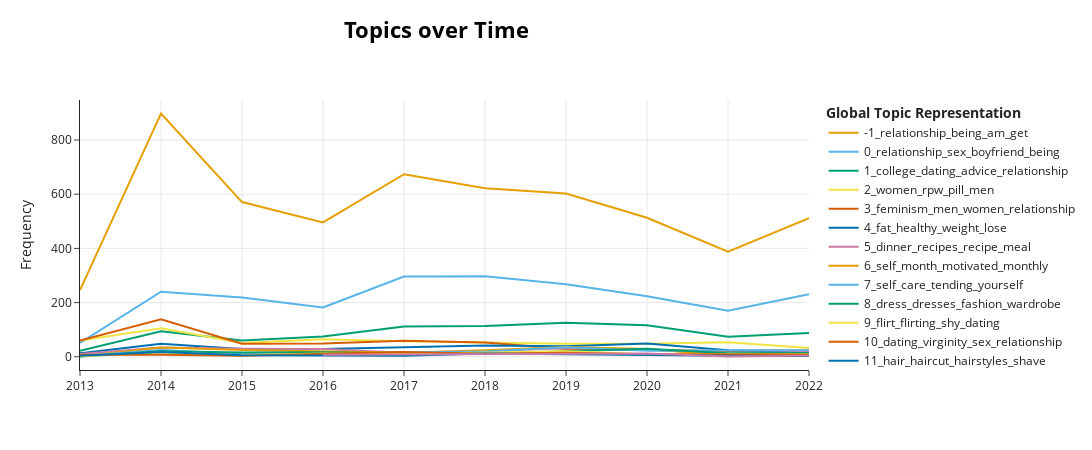

Notebook cell for this chart:
### Code cell
topic_model.visualize_topics_over_time(topics_over_time_yearly, topics=list(range(-1, 13)))

### Figure 1 — Plotly figure (JSON) as saved in the notebook; plotly's stock layout.template omitted (floating-point values rounded to 4 significant figures)
{"data": [{"hoverinfo": "text", "hovertext": ["<b>Topic -1</b><br>Words: relationship, being, sex, husband, men", "<b>Topic -1</b><br>Words: relationship, husband, love, get, being", "<b>Topic -1</b><br>Words: relationship, being, be, get, am", "<b>Topic -1</b><br>Words: relationship, being, love, am, what", "<b>Topic -1</b><br>Words: relationship, being, get, love, am", "<b>Topic -1</b><br>Words: relationship, being, love, am, been", "<b>Topic -1</b><br>Words: relationship, being, husband, am, feel", "<b>Topic -1</b><br>Words: relationship, love, being, am, get", "<b>Topic -1</b><br>Words: relationship, being, husband, sex, be", "<b>Topic -1</b><br>Words: relationship, husband, love, am, being"], "marker": {"color": "#E69F00"}, "mode": "lines", "name": "-1_relationship_being_am_get", "type": "scatter", "x": [2013, 2014, 2015, 2016, 2017, 2018, 2019, 2020, 2021, 2022], "y": [246, 898, 571, 496, 674, 622, 603, 513, 388, 512]}, {"hoverinfo": "text", "hovertext": ["<b>Topic 0</b><br>Words: relationship, sex, love, if, guy", "<b>Topic 0</b><br>Words: relationship, sex, together, husband, love", "<b>Topic 0</b><br>Words: relationship, boyfriend, advice, together, love", "<b>Topic 0</b><br>Words: relationship, advice, love, boyfriend, sex", "<b>Topic 0</b><br>Words: relationship, being, boyfriend, sex, together", "<b>Topic 0</b><br>Words: relationship, love, advice, boyfriend, together", "<b>Topic 0</b><br>Words: relationship, sex, boyfriend, being, love", "<b>Topic 0</b><br>Words: relationship, boyfriend, am, being, love", "<b>Topic 0</b><br>Words: relationship, advice, boyfriend, being, him", "<b>Topic 0</b><br>Words: relationship, sex, boyfriend, being, am"], "marker": {"color": "#56B4E9"}, "mode": "lines", "name": "0_relationship_sex_boyfriend_being", "type": "scatter", "x": [2013, 2014, 2015, 2016, 2017, 2018, 2019, 2020, 2021, 2022], "y": [51, 240, 219, 182, 296, 297, 268, 223, 170, 231]}, {"hoverinfo": "text", "hovertext": ["<b>Topic 1</b><br>Words: maturity, mature, dating, being, women", "<b>Topic 1</b><br>Words: college, relationship, being, dating, am", "<b>Topic 1</b><br>Words: dating, be, being, am, go", "<b>Topic 1</b><br>Words: dating, feminine, advice, relationship, college", "<b>Topic 1</b><br>Words: dating, advice, am, be, feminine", "<b>Topic 1</b><br>Words: advice, relationship, dating, be, being", "<b>Topic 1</b><br>Words: dating, relationship, advice, being, am", "<b>Topic 1</b><br>Words: feminine, being, dating, am, your", "<b>Topic 1</b><br>Words: dating, meet, being, feminine, be", "<b>Topic 1</b><br>Words: dating, advice, being, relationship, am"], "marker": {"color": "#009E73"}, "mode": "lines", "name": "1_college_dating_advice_relationship", "type": "scatter", "x": [2013, 2014, 2015, 2016, 2017, 2018, 2019, 2020, 2021, 2022], "y": [22, 94, 60, 75, 112, 114, 126, 116, 74, 88]}, {"hoverinfo": "text", "hovertext": ["<b>Topic 2</b><br>Words: pill, women, relationships, philosophy, society", "<b>Topic 2</b><br>Words: women, ladies, men, pill, rpw", "<b>Topic 2</b><br>Words: pill, rpw, women, ladies, red", "<b>Topic 2</b><br>Words: rpw, women, relationship, pill, sub", "<b>Topic 2</b><br>Words: pill, women, men, rpw, reddit", "<b>Topic 2</b><br>Words: rpw, sub, reddit, red, members", "<b>Topic 2</b><br>Words: redpill, pill, rpw, red, reddit", "<b>Topic 2</b><br>Words: pill, rpw, red, mens, read", "<b>Topic 2</b><br>Words: womanhood, women, rpw, woman, marriage", "<b>Topic 2</b><br>Words: ladies, marriage, mens, women, femininity"], "marker": {"color": "#F0E442"}, "mode": "lines", "name": "2_women_rpw_pill_men", "type": "scatter", "x": [2013, 2014, 2015, 2016, 2017, 2018, 2019, 2020, 2021, 2022], "y": [60, 105, 51, 65, 57, 52, 48, 48, 54, 32]}, {"hoverinfo": "text", "hovertext": ["<b>Topic 3</b><br>Words: feminism, submissive, women, alpha, traits", "<b>Topic 3</b><br>Words: feminism, feminist, feminists, women, female", "<b>Topic 3</b><br>Words: feminism, women, marriage, feminine, husband", "<b>Topic 3</b><br>Words: relationship, traits, women, female, men", "<b>Topic 3</b><br>Words: feminism, women, woman, husband, marriage", "<b>Topic 3</b><br>Words: submissive, sexual, male, men, relationship", "<b>Topic 3</b><br>Words: femininity, feminism, women, masculine, woman", "<b>Topic 3</b><br>Words: ladies, submissive, women, men, relationship", "<b>Topic 3</b><br>Words: submissive, femininity, women, woman, relationship", "<b>Topic 3</b><br>Words: relationship, women, men, woman, male"], "marker": {"color": "#D55E00"}, "mode": "lines", "name": "3_feminism_men_women_relationship", "type": "scatter", "x": [2013, 2014, 2015, 2016, 2017, 2018, 2019, 2020, 2021, 2022], "y": [60, 138, 48, 49, 59, 53, 29, 26, 21, 23]}, {"hoverinfo": "text", "hovertext": ["<b>Topic 4</b><br>Words: curvy, thin, fat, diet, weight", "<b>Topic 4</b><br>Words: fat, weight, healthy, weights, lose", "<b>Topic 4</b><br>Words: routine, gym, makeup, fat, healthy", "<b>Topic 4</b><br>Words: fat, weight, healthy, lose, body", "<b>Topic 4</b><br>Words: makeup, fat, skin, beauty, weight", "<b>Topic 4</b><br>Words: fat, eat, weight, lose, makeup", "<b>Topic 4</b><br>Words: diet, makeup, fat, healthy, skin", "<b>Topic 4</b><br>Words: fat, weight, makeup, look, skin", "<b>Topic 4</b><br>Words: diet, makeup, healthy, exercise, beauty", "<b>Topic 4</b><br>Words: attractive, fat, diet, makeup, face"], "marker": {"color": "#0072B2"}, "mode": "lines", "name": "4_fat_healthy_weight_lose", "type": "scatter", "x": [2013, 2014, 2015, 2016, 2017, 2018, 2019, 2020, 2021, 2022], "y": [13, 48, 29, 29, 35, 42, 39, 49, 24, 20]}, {"hoverinfo": "text", "hovertext": ["<b>Topic 5</b><br>Words: recipe, recipes, cooking, cook, meals", "<b>Topic 5</b><br>Words: cooking, recipes, meals, cook, meal", "<b>Topic 5</b><br>Words: meals, recipes, meal, recipe, cooking", "<b>Topic 5</b><br>Words: meal, meals, recipe, recipes, lunch", "<b>Topic 5</b><br>Words: recipes, meals, dinner, recipe, meal", "<b>Topic 5</b><br>Words: recipe, recipes, cooking, cook, meals", "<b>Topic 5</b><br>Words: recipes, meals, recipe, meal, dinner", "<b>Topic 5</b><br>Words: meal, dinner, cooking, recipes, recipe", "<b>Topic 5</b><br>Words: recipes, recipe, cooking, meal, cook", "<b>Topic 5</b><br>Words: cooking, recipes, cook, dinner, recipe"], "marker": {"color": "#CC79A7"}, "mode": "lines", "name": "5_dinner_recipes_recipe_meal", "type": "scatter", "x": [2013, 2014, 2015, 2016, 2017, 2018, 2019, 2020, 2021, 2022], "y": [10, 34, 30, 29, 15, 21, 31, 27, 9, 19]}, {"hoverinfo": "text", "hovertext": ["<b>Topic 6</b><br>Words: christmashow, merry, celebrate, celebrating, alpha", "<b>Topic 6</b><br>Words: motivated, motivation, week, weekly, goals", "<b>Topic 6</b><br>Words: gratitude, thankful, thanksgiving, week, celebrate", "<b>Topic 6</b><br>Words: weekly, gratitude, week, happy, reflect", "<b>Topic 6</b><br>Words: gratitude, motivated, celebrate, appreciation, self", "<b>Topic 6</b><br>Words: gratitude, celebrating, thankful, celebrate, praise", "<b>Topic 6</b><br>Words: gratitude, celebrating, celebrate, thankful, self", "<b>Topic 6</b><br>Words: celebrating, celebrate, gratitude, goals, thankful", "<b>Topic 6</b><br>Words: gratitude, thankful, celebrating, celebrate, happy", "<b>Topic 6</b><br>Words: gratitude, thankful, celebrating, celebrate, praise"], "marker": {"color": "#E69F00"}, "mode": "lines", "name": "6_self_month_motivated_monthly", "type": "scatter", "x": [2013, 2014, 2015, 2016, 2017, 2018, 2019, 2020, 2021, 2022], "y": [1, 34, 25, 21, 15, 24, 36, 29, 6, 4]}, {"hoverinfo": "text", "hovertext": ["<b>Topic 7</b><br>Words: housekeeping, household, housewife, cleaning, house", "<b>Topic 7</b><br>Words: sahm, sahms, housewife, house, home", "<b>Topic 7</b><br>Words: chores, schedules, home, routine, cleaning", "<b>Topic 7</b><br>Words: selfcare, housewife, cleaning, self, wives", "<b>Topic 7</b><br>Words: home, house, family, being, career", "<b>Topic 7</b><br>Words: cleaning, house, home, tidy, responsibilities", "<b>Topic 7</b><br>Words: home, tending, house, self, routine", "<b>Topic 7</b><br>Words: tending, home, house, responsibilities, cleaning", "<b>Topic 7</b><br>Words: homemaking, home, cleaning, sahm, responsibilities", "<b>Topic 7</b><br>Words: cleaning, house, nanny, home, clean"], "marker": {"color": "#56B4E9"}, "mode": "lines", "name": "7_self_care_tending_yourself", "type": "scatter", "x": [2013, 2014, 2015, 2016, 2017, 2018, 2019, 2020, 2021, 2022], "y": [3, 25, 10, 9, 17, 19, 35, 22, 23, 24]}, {"hoverinfo": "text", "hovertext": ["<b>Topic 8</b><br>Words: slutty, sluttysexy, slut, dress, skirts", "<b>Topic 8</b><br>Words: dressed, dressesskirts, dress, dresses, wardrobe", "<b>Topic 8</b><br>Words: dress, dresses, lingerie, dressing, wardrobe", "<b>Topic 8</b><br>Words: dress, dresses, wear, dressing, fashion", "<b>Topic 8</b><br>Words: dress, dresses, dressing, fashion, skirts", "<b>Topic 8</b><br>Words: dress, dresses, wardrobe, clothing, clothes", "<b>Topic 8</b><br>Words: dress, dresses, wardrobe, dressing, wear", "<b>Topic 8</b><br>Words: dress, dresses, wardrobe, skirts, wear", "<b>Topic 8</b><br>Words: dresses, dress, outfits, wardrobe, skirts", "<b>Topic 8</b><br>Words: lingerie, dresses, wardrobe, apparel, outfits"], "marker": {"color": "#009E73"}, "mode": "lines", "name": "8_dress_dresses_fashion_wardrobe", "type": "scatter", "x": [2013, 2014, 2015, 2016, 2017, 2018, 2019, 2020, 2021, 2022], "y": [1, 20, 16, 17, 12, 10, 20, 30, 13, 14]}, {"hoverinfo": "text", "hovertext": ["<b>Topic 9</b><br>Words: approached, approaching, flirty, approachable, conversation", "<b>Topic 9</b><br>Words: dating, shyness, flirt, advice, drink", "<b>Topic 9</b><br>Words: dating, flirt, relationship, tips, flirtatious", "<b>Topic 9</b><br>Words: flirt, flirting, dating, relationship, advice", "<b>Topic 9</b><br>Words: flirt, flirting, flirtation, dating, approaching", "<b>Topic 9</b><br>Words: flirt, flirting, shy, drink, tips", "<b>Topic 9</b><br>Words: flirt, dating, approached, advice, approachable", "<b>Topic 9</b><br>Words: flirt, flirting, dating, shy, tips", "<b>Topic 9</b><br>Words: flirt, dating, shy, relationship, conversation", "<b>Topic 9</b><br>Words: flirt, shy, advice, dating, approachable"], "marker": {"color": "#F0E442"}, "mode": "lines", "name": "9_flirt_flirting_shy_dating", "type": "scatter", "x": [2013, 2014, 2015, 2016, 2017, 2018, 2019, 2020, 2021, 2022], "y": [2, 16, 6, 12, 10, 16, 20, 9, 10, 9]}, {"hoverinfo": "text", "hovertext": ["<b>Topic 10</b><br>Words: marriage, marry, single, dating, married", "<b>Topic 10</b><br>Words: virginity, virgin, lying, sex, sexual", "<b>Topic 10</b><br>Words: virginity, virgin, sex, marriage, sexual", "<b>Topic 10</b><br>Words: virginity, virgin, dating, sex, sexual", "<b>Topic 10</b><br>Words: marriage, sex, virgin, sexual, married", "<b>Topic 10</b><br>Words: marriage, married, virgin, dating, sex", "<b>Topic 10</b><br>Words: marriage, sex, relationship, virgin, sexual", "<b>Topic 10</b><br>Words: dating, marriage, virgin, prenup, married", "<b>Topic 10</b><br>Words: marriage, married, relationship, sexual, dating", "<b>Topic 10</b><br>Words: marrying, prenup, marriages, marriage, couples"], "marker": {"color": "#D55E00"}, "mode": "lines", "name": "10_dating_virginity_sex_relationship", "type": "scatter", "x": [2013, 2014, 2015, 2016, 2017, 2018, 2019, 2020, 2021, 2022], "y": [7, 7, 4, 11, 18, 11, 15, 9, 9, 8]}, {"hoverinfo": "text", "hovertext": ["<b>Topic 11</b><br>Words: hair, hairstyles, blonde, brunetteblonderedhead, attractive", "<b>Topic 11</b><br>Words: hair, hairs, hairy, shaving, shave", "<b>Topic 11</b><br>Words: hairstyles, hair, shaved, hairy, shave", "<b>Topic 11</b><br>Words: hair, blonde, thinner, curly, frizzy", "<b>Topic 11</b><br>Words: shave, shaving, hairs, hairless, hairy", "<b>Topic 11</b><br>Words: hair, shave, blonde, feminine, cut", "<b>Topic 11</b><br>Words: shaving, shave, hair, hairstyles, waxing", "<b>Topic 11</b><br>Words: hairstyles, hair, hairy, shaving, waxing", "<b>Topic 11</b><br>Words: hairstyle, hairstyles, haired, hair, haircut", "<b>Topic 11</b><br>Words: hair, nails, nail, chubby, cut"], "marker": {"color": "#0072B2"}, "mode": "lines", "name": "11_hair_haircut_hairstyles_shave", "type": "scatter", "x": [2013, 2014, 2015, 2016, 2017, 2018, 2019, 2020, 2021, 2022], "y": [4, 18, 6, 5, 4, 12, 9, 8, 4, 3]}, {"hoverinfo": "text", "hovertext": ["<b>Topic 12</b><br>Words: exercise, eat, month, monthly, achieve", "<b>Topic 12</b><br>Words: goals, achieve, month, exercise, monthly", "<b>Topic 12</b><br>Words: goals, achieve, month, exercise, monthly", "<b>Topic 12</b><br>Words: goals, achieve, month, exercise, monthly", "<b>Topic 12</b><br>Words: goals, achieve, month, exercise, monthly", "<b>Topic 12</b><br>Words: goals, month, monthly, plan, achieve", "<b>Topic 12</b><br>Words: goals, month, achieve, monthly, goal"], "marker": {"color": "#CC79A7"}, "mode": "lines", "name": "12_goals_achieve_month_exercise", "type": "scatter", "x": [2016, 2017, 2018, 2019, 2020, 2021, 2022], "y": [7, 8, 11, 11, 12, 1, 5]}], "layout": {"height": 450, "hoverlabel": {"bgcolor": "white", "font": {"family": "Rockwell", "size": 16}}, "legend": {"title": {"text": "<b>Global Topic Representation"}}, "title": {"font": {"color": "Black", "size": 22}, "text": "<b>Topics over Time</b>", "x": 0.4, "xanchor": "center", "y": 0.95, "yanchor": "top"}, "width": 1250, "xaxis": {"showgrid": true}, "yaxis": {"showgrid": true, "title": {"text": "Frequency"}}}}
